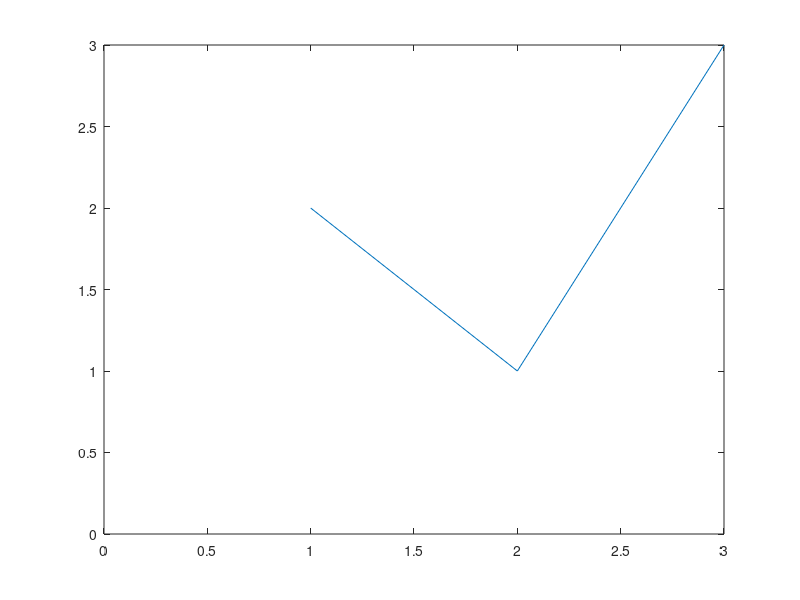

Write the MATLAB code that produced this figure. (Note: this script raises an error after producing the figure.)
% oi136_unheld - open item 137, third probe: each maker given a group first, and given 'Parent' as a
% group, when the axes is not held - whether the group survives, where the object goes and what else
% the axes keeps. Headless in R2025b and in JGraph.
set(groot, 'DefaultFigureVisible', 'off');
f = figure;
ax = axes(f);
x = 1:3; y = [2 1 3];
C = magic(3);
makers = {
    'plot',      @(p) plot(p, x, y)
    'plot3',     @(p) plot3(p, x, y, y)
    'semilogy',  @(p) semilogy(p, x, y)
    'stairs',    @(p) stairs(p, x, y)
    'stem',      @(p) stem(p, x, y)
    'stem3',     @(p) stem3(p, x, y, y)
    'scatter',   @(p) scatter(p, x, y)
    'bar',       @(p) bar(p, y)
    'barh',      @(p) barh(p, y)
    'area',      @(p) area(p, x, y)
    'errorbar',  @(p) errorbar(p, x, y, y)
    'histogram', @(p) histogram(p, [1 2 2])
    'fill',      @(p) fill(p, x, y, 'r')
    'fill3',     @(p) fill3(p, x, y, y, 'r')
    'imagesc',   @(p) imagesc(p, C)
    'image',     @(p) image(p, C)
    'line',      @(p) line(p, x, y)
    'patch',     @(p) patch(p, x, y, 'r')
    'surface',   @(p) surface(p, C)
    'text',      @(p) text(p, 1, 1, 'a')
    'rectangle', @(p) rectangle(p)
    'light',     @(p) light(p)
    };
for k = 1:size(makers, 1)
    for kind = {'hggroup', 'hgtransform'}
        cla(ax, 'reset');
        hold(ax, 'off');
        plot(ax, x, y, 'Tag', 'before');
        if strcmp(kind{1}, 'hggroup'), g = hggroup(ax); else, g = hgtransform(ax); end
        try
            h = makers{k, 2}(g);
            fprintf('%-10s %-11s first:  ok parent=%s group valid=%d axes children=%d held=%s\n', makers{k, 1}, kind{1}, ...
                h(1).Parent.Type, isvalid(g), numel(ax.Children), ax.NextPlot);
        catch e
            fprintf('%-10s %-11s first:  err %s | %s | group valid=%d\n', makers{k, 1}, kind{1}, e.identifier, e.message, isvalid(g));
        end
    end
end
disp('done');
